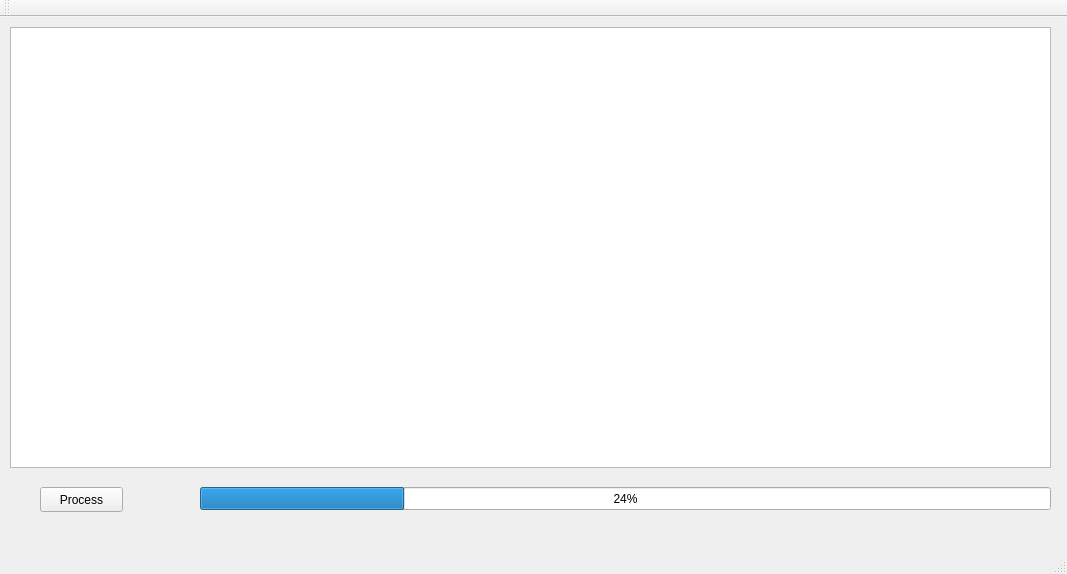
<?xml version="1.0" encoding="UTF-8"?>
<ui version="4.0">
 <class>MainWindow</class>
 <widget class="QMainWindow" name="MainWindow">
  <property name="geometry">
   <rect>
    <x>0</x>
    <y>0</y>
    <width>1067</width>
    <height>574</height>
   </rect>
  </property>
  <property name="windowTitle">
   <string>MainWindow</string>
  </property>
  <widget class="QWidget" name="centralWidget">
   <widget class="QTextEdit" name="textViewer">
    <property name="geometry">
     <rect>
      <x>10</x>
      <y>10</y>
      <width>1041</width>
      <height>441</height>
     </rect>
    </property>
   </widget>
   <widget class="QProgressBar" name="progressBar">
    <property name="geometry">
     <rect>
      <x>200</x>
      <y>470</y>
      <width>851</width>
      <height>23</height>
     </rect>
    </property>
    <property name="value">
     <number>24</number>
    </property>
   </widget>
   <widget class="QPushButton" name="processButton">
    <property name="geometry">
     <rect>
      <x>40</x>
      <y>470</y>
      <width>83</width>
      <height>25</height>
     </rect>
    </property>
    <property name="text">
     <string>Process</string>
    </property>
   </widget>
  </widget>
  <widget class="QMenuBar" name="menuBar">
   <property name="geometry">
    <rect>
     <x>0</x>
     <y>0</y>
     <width>1067</width>
     <height>29</height>
    </rect>
   </property>
  </widget>
  <widget class="QToolBar" name="mainToolBar">
   <attribute name="toolBarArea">
    <enum>TopToolBarArea</enum>
   </attribute>
   <attribute name="toolBarBreak">
    <bool>false</bool>
   </attribute>
  </widget>
  <widget class="QStatusBar" name="statusBar"/>
 </widget>
 <layoutdefault spacing="6" margin="11"/>
 <resources/>
 <connections/>
</ui>
